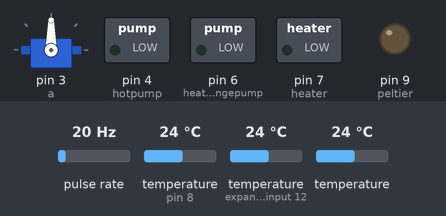
A sketch run on a simulated Arduino Uno, built for the host (arithmetic inside an expression is 32-bit, double 64-bit). On the bench: servo, switched loads named in the sketch (green lamp = pin HIGH), output pins drawn as LEDs (lit = HIGH). Wiring (inferred from the names in the program): pulse sensor: data pin 2. The test bench sets the inputs (shaded band); at power-on: temperature (sensors on expander input 12, pin 8) 24 °C, pulse rate 20 Hz, temperature 24 °C. An integer division by zero does not stop the program and gives all ones (-1); pins used as bus, display or sensor lines are not drawn; what the sketch prints to the serial monitor is not drawn.

Above: at 1.2 s.
1.3 s: temperature (sensor on expander input 12) set to 12 °C
5.2 s: temperature (sensor on expander input 12) set to 19 °C
At 8.2 s:
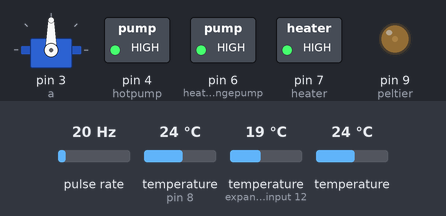
8.9 s: temperature (sensor on expander input 12) set to 28.4 °C
At 9.9 s:
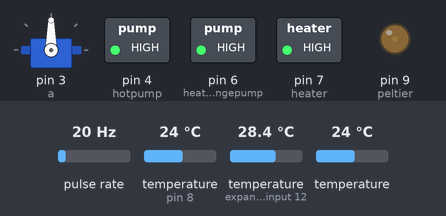
12.7 s: temperature (sensor on expander input 12) set to 29.7 °C
At 14.3 s:
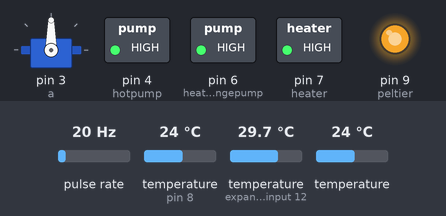
14.6 s: temperature (sensor on expander input 12) set to 33 °C
At 15.8 s:
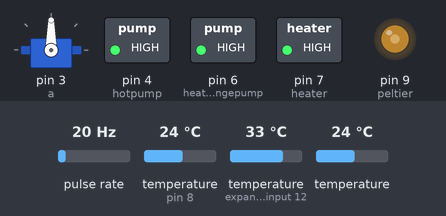
Timing chart, 0 to 18.4 s (numbered marks = the images above; inputs shaded):
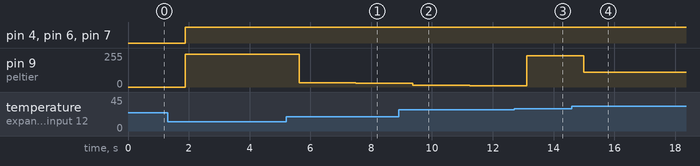

The sketch:

Heat_exchanger_revisi.ino
```cpp
#include <OneWire.h>
#include <Servo.h>
#include <DallasTemperature.h>
#define ONE_WIRE_BUS 8

Servo a; //class servo
OneWire oneWire(ONE_WIRE_BUS); //class temperature sensor

// DEKLARASI TEMPERATURE SENSOR
DallasTemperature sensors(&oneWire);
DeviceAddress sensor1 = { 0x28, 0x90, 0x98, 0x07, 0xD6, 0x01, 0x3C, 0xB1 };
DeviceAddress sensor2 = { 0x28, 0x1E, 0x80, 0x07, 0xD6, 0x01, 0x3C, 0x0A };
DeviceAddress sensor3 = { 0x28, 0x04, 0x3A, 0x07, 0xD6, 0x01, 0x3C, 0x6C };
// DEKLARASI TEMPERATURE SENSOR

// DEKLARASI FLOW
float flowRate = 0.0;
float calibrationFactor = 7.5;
volatile byte pulseCount =0;
unsigned int flowMilliLitres =0;
unsigned long totalMilliLitres = 0;
unsigned long oldTime = 0;
int sensorInterrupt = 0;  // interrupt 0
int flowsensorPin       = 2;  // Digital Pin 2 flow sensor
// DEKLARASI FLOW

// DEKLARASI TEMP
int   temp_read1,
      temp_read2,
      temp_read3;
// DEKLARASI TEMP

// DEKLARASI MAP CASCADE
int mapTemp2Flow,
    flowError;
// DEKLARASI MAP CASCADE

/*_____CASCADE_____*/
/*PID FLOW*/
int flow_read = 0.0;
int F_PID_error = 0;
int F_previous_error = 0;
int F_elapsedTime, F_Time, F_timePrev;
int F_PID_value = 0;

int F_PID_p = 0;    int F_PID_i = 0;    int F_PID_d = 0;

int SP_flow = 20; //SET POINT FLOW RATE
int F_degree = 0;
int F_SP_Kp = 450;
int F_SP_Ki = F_SP_Kp/100;
int F_SP_Kd = 1000;
int degreemapVariable;
/*PID FLOW*/
/*__________________*/
/*PID TEMP*/
const int peltier = 9; //Variable PIN OUTPUT peltier pendingin
float temp_read = 0.0;
float T_PID_error = 0;
float T_previous_error = 0;
float T_elapsedTime, T_Time, T_timePrev;
float T_PID_value = 0;

int T_PID_p = 0;    int T_PID_i = 0;    int T_PID_d = 0;

float SP_temp = 20; //SET POINT TEMPERATURE
int T_degree = 0;
int T_SP_Kp = 60;
int T_SP_Ki = 30;
int T_SP_Kd = 20;
/*PID TEMP*/
int setTempCascade = 50; //SET POINT TEMP CASCADE
int setFlowCascade = 20; //SET POINT FLOW CASCADE
/*_____CASCADE_____*/


/*_____ON-OFF_____*/
int set_temp_H = 80;
const int hotpump  = 4;
const int coldpump = 5;
const int heatexchangepump = 6;
const int heater = 7;
/*_____ON-OFF_____*/

void setup()
{

  Serial.begin(9600);
  sensors.begin();
  a.attach(3); // OUTPUT PID SERVO VALVE

  pinMode(hotpump,OUTPUT);
  pinMode(coldpump,OUTPUT);
  pinMode(heatexchangepump,OUTPUT);
  pinMode(heater,OUTPUT);
  pinMode(peltier , OUTPUT);
  pinMode(flowsensorPin, INPUT);

  digitalWrite(flowsensorPin, HIGH);
  attachInterrupt(sensorInterrupt, pulseCounter, FALLING);
}

void loop()
{
  dataTemp();
  if((millis() - oldTime) >= 1000)
  {
    detachInterrupt(sensorInterrupt);
    flowRate = ((1000.0 / (millis() - oldTime)) * pulseCount) / calibrationFactor;
    oldTime = millis();
    flowMilliLitres = (flowRate / 60) * 1000;
    totalMilliLitres += flowMilliLitres;

    temp_read1 =  sensors.getTempC(sensor1);
    Serial.println("TEMP_1: " + String(temp_read1));

    // flow rate liter / menit
    Serial.print("Flow rate: ");
    Serial.print(flowRate, DEC);  // Print the integer part of the variable
    Serial.print("");
    Serial.print(" mL/Minute");
    Serial.print("\t");

    // flowmili liter / second
    Serial.print("Flow mili: ");
    Serial.print(flowMilliLitres, DEC);  // Print the integer part of the variable
    Serial.print("");
    Serial.print(" mL/Second");
    Serial.print("\t");

    // akumulasi total mili
    Serial.print("TOTAL VOLUME: ");
    Serial.print(totalMilliLitres,DEC);
    Serial.println(" mL");
    Serial.print("\t");

    // Reset the pulse counter so we can start incrementing again
    pulseCount = 0;
    //totalMilliLitres =0;
    attachInterrupt(sensorInterrupt, pulseCounter, FALLING);
  }

//____________________________CASCADE control____________________________________//

  //MONITOR
  temp_read2 =  sensors.getTempC(sensor2);
  temp_read3 =  sensors.getTempC(sensor3);
    Serial.println("TEMP_2: " + String(temp_read2) + " | TEMP_3: " + String(temp_read3));
    Serial.println("");
  //MONITOR

  //CASCADE TEMP to FLOW
  mapTemp2Flow = map(temp_read1,30,setTempCascade,0,setFlowCascade);
  flowError = 20 - mapTemp2Flow;
  //CASCADE TEMP to FLOW

  //__________________________PID FLOW
  F_PID_error = SP_flow - flowError;
  F_PID_p = 0.01*F_SP_Kp * F_PID_error;
  F_PID_i = 0.01*F_PID_i + (F_SP_Ki * F_PID_error);
  F_Time = millis();
  if((F_Time- F_timePrev) >= 1000){
  F_timePrev = F_Time;
  F_elapsedTime = (F_Time - F_timePrev) / 1000;
  F_PID_d = 0.01*F_SP_Kd*((F_PID_error - F_previous_error)/F_elapsedTime);}
  F_PID_value = F_PID_p ;/*+ F_PID_i + F_PID_d;*/

//  int b = map(F_PID_value,0,100,0,90);
//  a.write(90-b);
  //__________________________PID FLOW
  //__________________________PID TEMP
  temp_read2 =  sensors.getTempC(sensor2);
  T_PID_error = SP_temp - temp_read2;
  T_PID_p = 0.01*T_SP_Kp * T_PID_error;
  T_PID_i = 0.01*T_PID_i + (T_SP_Ki * T_PID_error);
  T_timePrev = T_Time;
  T_Time = millis();
  T_elapsedTime = (T_Time - T_timePrev) / 1000;
  T_PID_d = 0.01*T_SP_Kd*((T_PID_error - T_previous_error)/T_elapsedTime);
  T_PID_value = T_PID_p + T_PID_i + T_PID_d;

  //TEMP SET POINT
  if(T_PID_value > 255)
      T_PID_value == 255;
  if(T_PID_value < 0)
      T_PID_value == 0;

  analogWrite(peltier,T_PID_value);
  //TEMP SET POINT

  //__________________________PID TEMP

//____________________________CASCADE control____________________________________//

  //ON-OFF CONTROL//
  digitalWrite(hotpump, HIGH);

  //HOT water control
  if(temp_read3 < set_temp_H) {
  digitalWrite(heater,HIGH);
  } else { digitalWrite(heater,LOW); }

  //Cold water control
  digitalWrite(heatexchangepump, HIGH);
  digitalWrite(coldpump, HIGH);

  //ON-OFF CONTROL//
}

void pulseCounter()
{
  pulseCount++;
}

void printTemperature(DeviceAddress deviceAddress)
{
  float tempC = sensors.getTempC(deviceAddress);
  Serial.print(tempC);
  Serial.print((char)176);
  Serial.print("C  |  ");
  Serial.print(DallasTemperature::toFahrenheit(tempC));
  Serial.print((char)176);
  Serial.println("F");
}

void dataTemp()
{
  sensors.requestTemperatures();

//  Serial.print("Sensor 1: ");
  printTemperature(sensor1);

//  Serial.print("Sensor 2: ");
  printTemperature(sensor2);

//  Serial.print("Sensor 3: ");
  printTemperature(sensor3);

//  Serial.println();
  delay(1000);
}
```

Measured:
- the behaviour switches between 28.9 and 29 °C on temperature (sensor on expander input 12) (found by bisection; images 2 and 3)
- after the input at 5.2 s, pin 9 (peltier): 246/255 → 32/255 after 0.43 s, → 30/255 1.9 s later
- after the input at 8.9 s, pin 9 (peltier): 30/255 → 13/255 after 0.47 s, → 10/255 1.9 s later
- after the input at 12.7 s, pin 9 (peltier): 10/255 → 235/255 after 0.41 s
- after the input at 14.6 s, pin 9 (peltier): 235/255 → 112/255 after 0.38 s, → 111/255 1.9 s later
